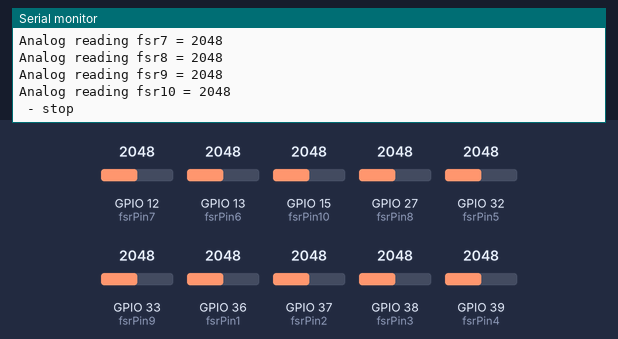
This sketch was run on a simulated ESP32. On the bench: the last lines printed to the serial monitor. The inputs (shaded band) are chosen by the test bench; at power-on: GPIO 12 (fsrPin7) = 2048, GPIO 13 (fsrPin6) = 2048, GPIO 15 (fsrPin10) = 2048, GPIO 32 (fsrPin5) = 2048, GPIO 27 (fsrPin8) = 2048, GPIO 33 (fsrPin9) = 2048, GPIO 36 (fsrPin1) = 2048, GPIO 37 (fsrPin2) = 2048, GPIO 38 (fsrPin3) = 2048, GPIO 39 (fsrPin4) = 2048. WiFi joins after 1.5 s; servers stay silent unless stated.

Above: at 2.7 s.
2.8 s: GPIO 12 (fsrPin7) set to 2866
4.3 s: GPIO 13 (fsrPin6) set to 2866
5.8 s: GPIO 15 (fsrPin10) set to 2866
At 7.1 s:
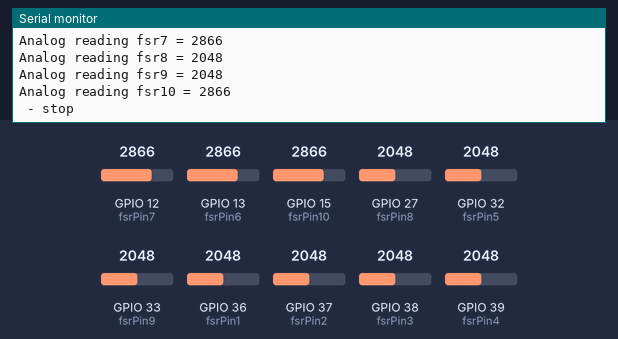
7.3 s: GPIO 32 (fsrPin5) set to 2866
8.8 s: GPIO 27 (fsrPin8) set to 2866
10.3 s: GPIO 33 (fsrPin9) set to 2866
At 11.5 s:
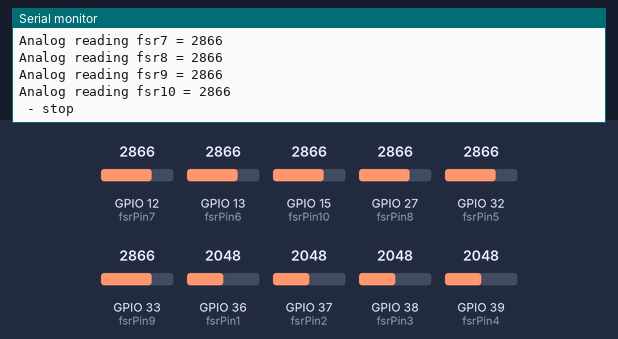
Timing chart, 0 to 12.8 s (numbered marks = the images above; inputs shaded):
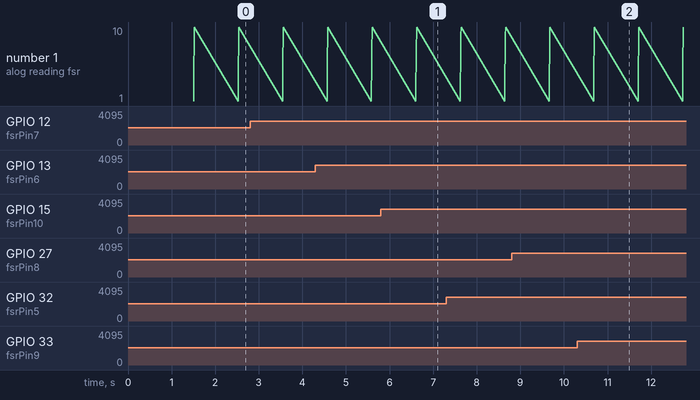

Measured:
- after the input at 5.8 s, the serial monitor: prints a new line after 0.82 s (image 1)
- after the input at 10.3 s, the serial monitor: prints a new line after 0.40 s (image 2)

The sketch:

pressure_read.ino
```cpp
#include "WiFi.h" // ESP32 WiFi include

const char* ssid = "7117-2G Guest";
const char* password = "djf112430";

#define fsrPin1 A0     // this FSR [velostat strip] is connected to A0
#define fsrPin2 A1     // this FSR [velostat strip] is connected to A1
#define fsrPin3 A2     // this FSR [velostat strip] is connected to A2
#define fsrPin4 A3     // this FSR [velostat strip] is connected to A3
#define fsrPin5 A4     // this FSR [velostat strip] is connected to A4
#define fsrPin6 13     // this FSR [velostat strip] is connected to 13
#define fsrPin7 12     // this FSR [velostat strip] is connected to 12
#define fsrPin8 27     // this FSR [velostat strip] is connected to 27
#define fsrPin9 33     // this FSR [velostat strip] is connected to 33
#define fsrPin10 15     // this FSR [velostat strip] is connected to 15

//int in1 = 7; // relay pin


int fsrReading1;     // the analog reading from the FSR resistor divider
int fsrReading2;     // the analog reading from the FSR resistor divider
int fsrReading3;     // the analog reading from the FSR resistor divider
int fsrReading4;     // the analog reading from the FSR resistor divider
int fsrReading5;     // the analog reading from the FSR resistor divider
int fsrReading6;     // the analog reading from the FSR resistor divider
int fsrReading7;     // the analog reading from the FSR resistor divider
int fsrReading8;     // the analog reading from the FSR resistor divider
int fsrReading9;     // the analog reading from the FSR resistor divider
int fsrReading10;     // the analog reading from the FSR resistor divider

void ConnectToWiFi()
{
  WiFi.mode(WIFI_STA);
  WiFi.begin(ssid, password);
  Serial.print("Connecting to "); Serial.println(ssid);

  uint8_t i = 0;
  while (WiFi.status() != WL_CONNECTED)
  {
    Serial.print('.');
    delay(500);

    if ((++i % 16) == 0)
    {
      Serial.println(F(" still trying to connect"));
    }
  }

  Serial.print(F("Connected. My IP address is: "));
  Serial.println(WiFi.localIP());
}

void setup() {
  // put your setup code here, to run once:

    Serial.begin(115200);
//    while(!Serial);
//    Serial.println("Why doesn't this stupid thing work");

    ConnectToWiFi();

}
void loop() {
  // put your main code here, to run repeatedly:

  // get reading numbers

  fsrReading1 = analogRead(fsrPin1);

  Serial.print("Analog reading fsr1 = ");
  Serial.println(fsrReading1);     // print the raw analog reading

    fsrReading2 = analogRead(fsrPin2);

  Serial.print("Analog reading fsr2 = ");
  Serial.println(fsrReading2);     // print the raw analog reading

      fsrReading3 = analogRead(fsrPin3);

  Serial.print("Analog reading fsr3 = ");
  Serial.println(fsrReading3);     // print the raw analog reading

      fsrReading4 = analogRead(fsrPin4);

  Serial.print("Analog reading fsr4 = ");
  Serial.println(fsrReading4);     // print the raw analog reading

      fsrReading5 = analogRead(fsrPin5);

  Serial.print("Analog reading fsr5 = ");
  Serial.println(fsrReading5);     // print the raw analog reading

        fsrReading6 = analogRead(fsrPin6);

  Serial.print("Analog reading fsr6 = ");
  Serial.println(fsrReading6);     // print the raw analog reading

        fsrReading7 = analogRead(fsrPin7);

  Serial.print("Analog reading fsr7 = ");
  Serial.println(fsrReading7);     // print the raw analog reading

          fsrReading8 = analogRead(fsrPin8);

  Serial.print("Analog reading fsr8 = ");
  Serial.println(fsrReading8);     // print the raw analog reading

          fsrReading9 = analogRead(fsrPin9);

  Serial.print("Analog reading fsr9 = ");
  Serial.println(fsrReading9);     // print the raw analog reading

          fsrReading10 = analogRead(fsrPin10);

  Serial.print("Analog reading fsr10 = ");
  Serial.println(fsrReading10);     // print the raw analog reading


  // conditional logic: trigger if 012, 123, or 234 meet pressure threshold, otherwise do not trigger


if ( (fsrReading1 > 3900 && fsrReading2 >= 3600 && fsrReading3 > 3900 && fsrReading6 > 3900 && fsrReading7 > 3900 && fsrReading8 > 3900) ) {
    Serial.println(" - go");
//    CODE TO TRIGGER SERVER SIGNAL
  }

else if ( (fsrReading2 >= 3600 && fsrReading3 > 3900 && fsrReading4 >= 3900 && fsrReading7 > 3900 && fsrReading8 > 3900 && fsrReading9 > 3900) ) {
    Serial.println(" - go");
//    CODE TO TRIGGER SERVER SIGNAL
}

else if ( (fsrReading3 > 3600 && fsrReading4 >= 3900 && fsrReading5 >= 3900 && fsrReading8 > 3900 && fsrReading9 > 3900 && fsrReading10 > 3900) ) {
    Serial.println(" - go");
//    CODE TO TRIGGER SERVER SIGNAL
}

else {
    Serial.println(" - stop");
//    digitalWrite(in1, LOW);

  }


  delay(1000);

}
```
